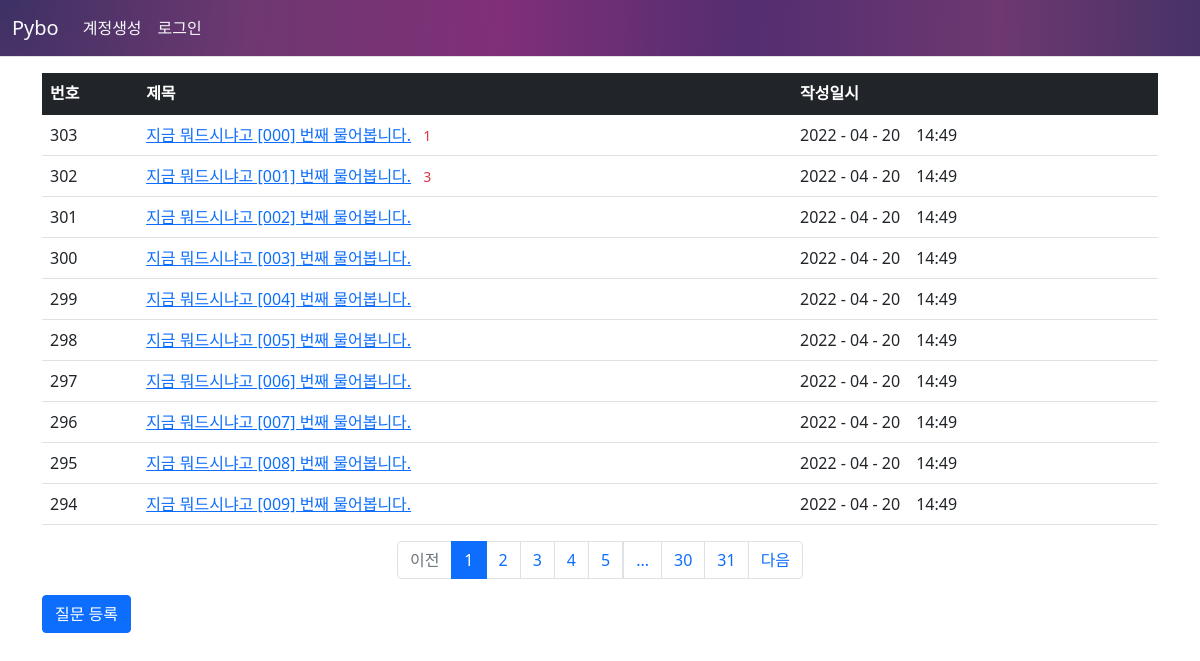
Page /question/list/ on the committed database.
### pybo/models.py (models this page shows)
class Question(db.Model):
    id = db.Column(db.Integer, primary_key=True)
    subject = db.Column(db.String(200), nullable=False)
    content = db.Column(db.Text(), nullable=False)
    create_date = db.Column(db.DateTime(), nullable=False)

### pybo/views/question_views.py (the view)
@bp.route('/list/')
def _list():
    page = request.args.get('page', type=int, default=1)
    question_list = Question.query.order_by(Question.create_date.desc())
    question_list = question_list.paginate(page, per_page=10)
    return render_template('question/question_list.html', question_list=question_list)

### pybo/filter.py (called while the page is built)
def format_datetime(value, fmt='%Y - %m - %d　%H:%M'):
    return value.strftime(fmt)

### pybo/views/auth_views.py (called while the page is built)
@bp.before_app_request
def load_logged_in_user():
    user_id = session.get('user_id')
    if user_id is None:
        g.user = None
    else:
        g.user = User.query.get(user_id)

### pybo/templates/question/question_list.html
{% extends 'base.html' %}
{% block content %}
<div class="container my-3">
    <table class="table">
        <thead>
        <tr class="table-dark">
            <th>번호</th>
            <th>제목</th>
            <th>작성일시</th>
        </tr>
        </thead>
        <tbody>
        {% if question_list %}
        {% for question in question_list.items %}
        <tr>
            <td>{{ question_list.total - ((question_list.page-1) * question_list.per_page) - loop.index0 }}</td>
            <td>
                <a href="{{ url_for('question.detail', question_id=question.id) }}">{{ question.subject }}</a>
                {% if question.answer_set|length > 0 %}
                <span class="text-danger small mx-2">{{ question.answer_set|length}}</span>
                {% endif %}
            </td>
            <td>{{ question.create_date|datetime }}</td>
        </tr>
        {% endfor %}
        {% else %}
        <tr>
            <td colspan="3">질문이 없습니다.</td>
        </tr>
        {% endif %}
        </tbody>
    </table>
    <ul class="pagination justify-content-center">
        {% if question_list.has_prev %}
        <li class="page-item">
            <a class="page-link" href="?page={{ question_list.prev_num }}">이전</a>
        </li>
        {% else %}
        <li class="page-item disabled">
            <a class="page-link" tabindex="-1" aria-disabled="true" href="javascript:void(0)">이전</a>
        </li>
        {% endif %}
        {% for page_num in question_list.iter_pages() %}
        {% if page_num %}
        {% if page_num != question_list.page %}
        <li class="page-item">
            <a class="page-link" href="?page={{ page_num }}">{{ page_num }}</a>
        </li>
        {% else %}
        <li class="page-item active" aria-current="page">
            <a class="page-link" href="javascript:void(0)">{{ page_num }}</a>
        </li>
        {% endif %}
        {% else %}
        <li class="disabled">
            <a class="page-link" href="javascript:void(0)">...</a>
        </li>
        {% endif %}
        {% endfor %}
        {% if question_list.has_next %}
        <li class="page-item">
            <a class="page-link" href="?page={{ question_list.next_num }}">다음</a>
        </li>
        {% else %}
        <li class="page-item disabled">
            <a class="page-link" tabindex="-1" aria-disabled="true" href="javascript:void(0)">다음</a>
        </li>
        {% endif %}
    </ul>
    <a href="{{ url_for('question.create') }}" class="btn btn-primary"> 질문 등록 </a>
</div>
{% endblock %}

### pybo/templates/base.html (shortened to what this page needs)
<!DOCTYPE html>
<html lang="ko">
<head>
    <link rel="stylesheet" href="{{ url_for('static', filename='bootstrap.min.css') }}">
    <link rel="stylesheet" href="{{ url_for('static', filename='style.css') }}">
</head>
<body>
    {% include "navbar.html" %}
    {% block content %}
    {% endblock %}
</body>
</html>

### pybo/templates/navbar.html (shortened to what this page needs)
    <nav class="navbar navbar-expand-lg navbar-light bg-light border-bottom grdnt">
        <div class="container-fluid">
            <a class="navbar-brand text-light" href="{{ url_for('main.index')}}">Pybo</a>
            <div class="collapse navbar-collapse" id="navbarSupportedContent">
                {% if g.user %}
                <ul class="navbar-nav">
                    <li class="nav-item">
                        <a class="nav-link text-light" href="{{  url_for('auth.logout') }}">{{ g.user.username }} (로그아웃)</a>
                    </li>
                    <li class="nav-item">
                        <a class="nav-link text-light" href="{{  url_for('schedule._list') }}">일정목록</a>
                    </li>
                    <li class="nav-item">
                        <a class="nav-link text-light" href="{{  url_for('schedule.create') }}">일정등록</a>
                    </li>
                </ul>
                {% else %}
                <ul class="navbar-nav me-auto mb-lg-0">
                    <li class="nav-item">
                        <a class="nav-link text-light" href="{{  url_for('auth.signup') }}">계정생성</a>
                    </li>
                    <li class="nav-item">
                        <a class="nav-link text-light" href="{{  url_for('auth.login') }}">로그인</a>
                    </li>
                </ul>
                {% endif %}
            </div>
        </div>
    </nav>

### pybo/templates/navbar.html (style rules this page uses)
.grdnt { background: radial-gradient( 1500px at 0% 0%, #3d3164, #6e3871, #802f78, #532e70, #6e3871, #3d3164, #532e70) }

### rows in the picture
Question: total "303", subject "지금 뭐드시냐고 [000] 번째 물어봅니다.", answer_set|length "1", create_date "2022 - 04 - 20 14:49"
Question: total "302", subject "지금 뭐드시냐고 [001] 번째 물어봅니다.", answer_set|length "3", create_date "2022 - 04 - 20 14:49"
Question: total "301", subject "지금 뭐드시냐고 [002] 번째 물어봅니다.", create_date "2022 - 04 - 20 14:49"
Question: total "300", subject "지금 뭐드시냐고 [003] 번째 물어봅니다.", create_date "2022 - 04 - 20 14:49"
Question: total "299", subject "지금 뭐드시냐고 [004] 번째 물어봅니다.", create_date "2022 - 04 - 20 14:49"
Question: total "298", subject "지금 뭐드시냐고 [005] 번째 물어봅니다.", create_date "2022 - 04 - 20 14:49"
Question: total "297", subject "지금 뭐드시냐고 [006] 번째 물어봅니다.", create_date "2022 - 04 - 20 14:49"
Question: total "296", subject "지금 뭐드시냐고 [007] 번째 물어봅니다.", create_date "2022 - 04 - 20 14:49"
Question: total "295", subject "지금 뭐드시냐고 [008] 번째 물어봅니다.", create_date "2022 - 04 - 20 14:49"
Question: total "294", subject "지금 뭐드시냐고 [009] 번째 물어봅니다.", create_date "2022 - 04 - 20 14:49"

### other values in the picture
{{ page_num }} "1"
{{ page_num }} "2" "3" "4" "5" "30" "31"
